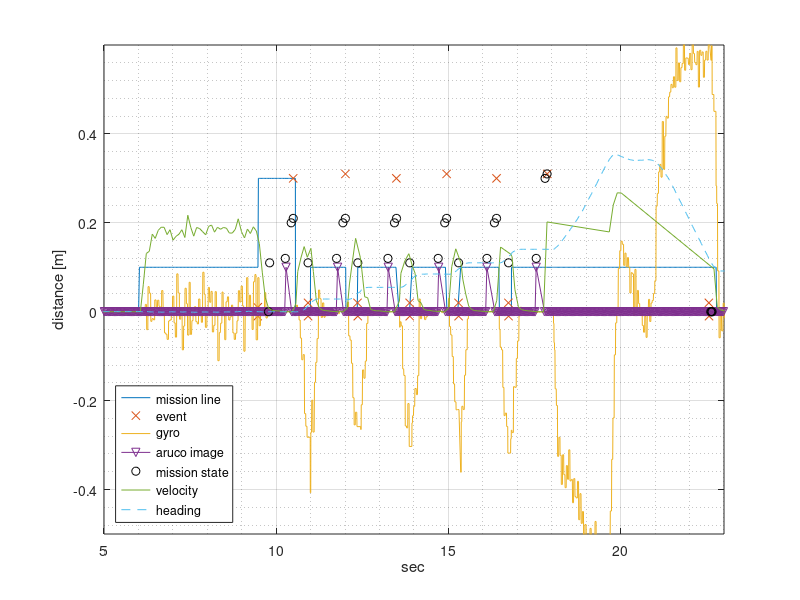
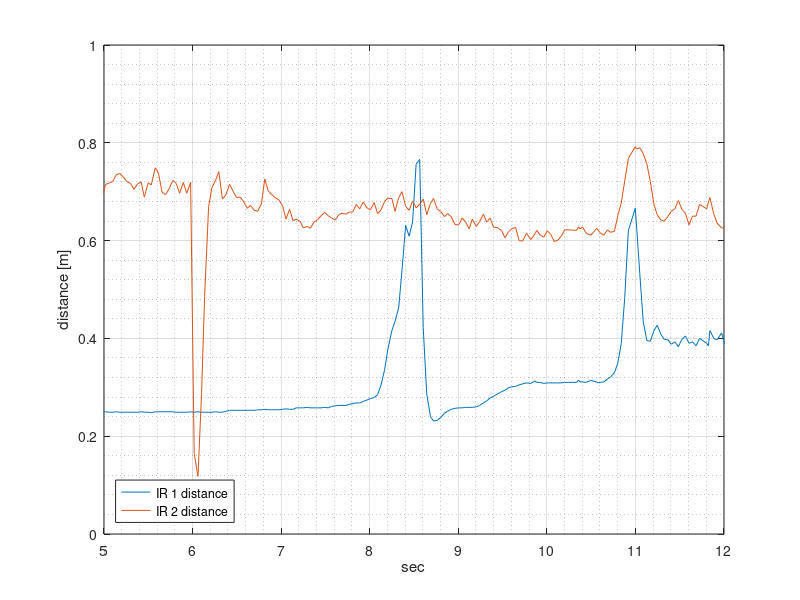
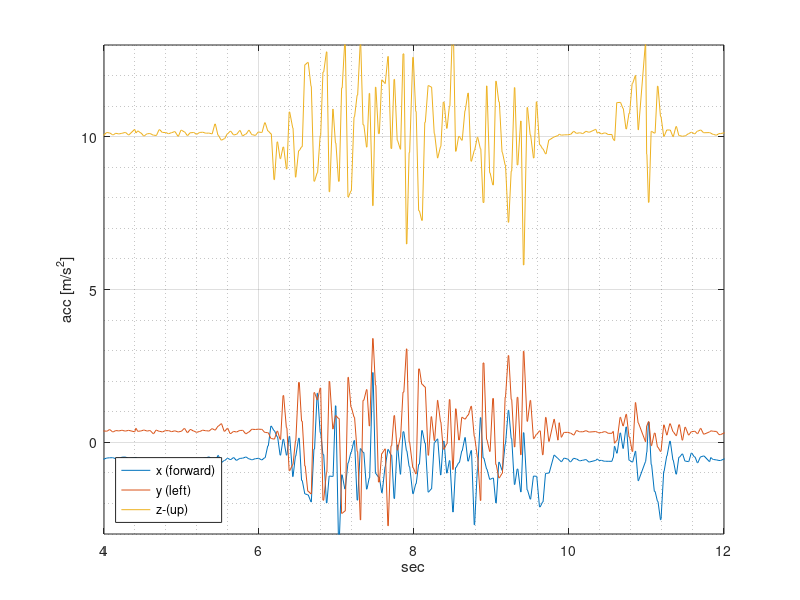
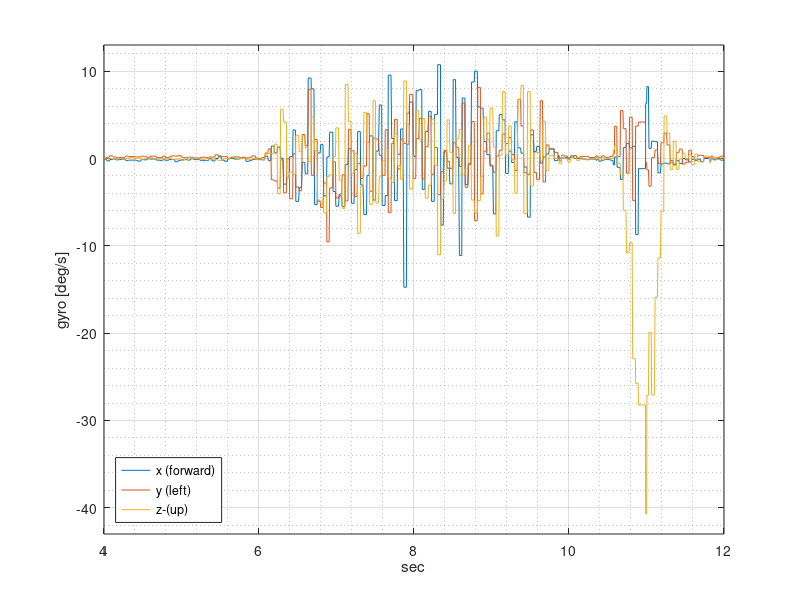

These charts were generated, in order, by the following MATLAB code:
% robot odo path
close all
clear
%
%% new format window (4xADC)
ir = load('log_irdist_20200105_133333.297.txt'); % 
% robobot mission IR distance log
% 1 Timestamp in seconds
% 2 IR 1 distance [meter]
% 3 IR 2 distance [meter]
% 4 IR 1 raw [AD value]
% 5 IR 2 raw [AD value]
odo = load('log_odometry_20200105_133333.297.txt'); % 
% robobot mission pose logfile
% 1 Timestamp in seconds
% 2 x (forward)
% 3 y (left)
% 4 h (heading in radians)
event = load('log_event_20200105_133333.297.txt'); % 
% robobot IR distance log
% 1 Timestamp in seconds
% 2 event set (-1=not set)
% 3 event cleared (-1=not cleared)
hbt = load('log_hbt_mission_20200105_133333.296.txt'); % 
% 1 Timestamp in seconds
% 2 REGBOT time
% 3 bridge load [%]
% 4 battery voltage
% 5 mission running
% 6 Mission line number
% 7 Thread
% 8 REGBOT load [%]
accgyro = load('log_accgyro_20200105_133333.297.txt');
% robobot mission Accelerometer and gyro log
% 1 Timestamp in seconds
% 2-4 accelerometer x,y,z [m/s^2]
% 5-7 gyro x,y,z [deg/s]
aruco = load('log_ArUco_20200105_133333.298.txt');
% Mission ArUco log started at 2020-01-05 09:10:49.375
% 1   Time [sec]
% 3   image number
% 4   ArUco ID
% 5-7 Position (x,y,z) [m] (robot coordinates)
% 8   Distance to marker [m]
% 9   Marker angle [radians] - assumed vertical marker.
% 10  Marker is vertical (on a wall)
% 11  Processing time [sec].
joy = load('log_joy_20200105_133333.297.txt');
% robobot mission joystick (gamepad) log
% 1 Timestamp in seconds
% 2-9 Axis position
% 10-20 buttons pressed
motor = load('log_motor_20200105_133333.297.txt');
% 1 Timestamp in seconds
% 2,3 Velocity (m/s) left and right,
% 4,5 Motor current (Amps) left and right,
image = load('log_image_20200105_133333.298.txt');
% 1 Time [sec]
% 2 Regbot time [sec]
% 3 image number
% 4 save image
% 5 do ArUco analysis
mission = load('log_mission_20200105_133333.298.txt');
% 1  Time [sec]
% 2  mission number.
% 3  mission state.

%%
 h = figure(200)
 hold off
 plot(hbt(:,1) - ir(1,1), hbt(:,6)/10);
 hold on
 plot(event(:,1) - ir(1,1), event(:,2)/100,'x');
 %plot(accgyro(:,1) - ir(1,1), accgyro(:,2)/10);
 plot(accgyro(:,1) - ir(1,1), accgyro(:,7)/100);
 plot(image(:,1) - ir(1,1), image(:,5)/10,'-v');
 plot(mission(:,1) - ir(1,1), mission(:,3)/100,'ok');
 plot(motor(:,1) - ir(1,1), (motor(:,2) + motor(:,3))/2);
 plot(odo(:,1) - ir(1,1), odo(:,4)/pi/2,'--');
 grid on
 grid MINOR
 axis([5,23,-0.5,0.6])
 legend('mission line', 'event', 'gyro', 'aruco image','mission state','velocity','heading','location','southwest')
 xlabel('sec')
 ylabel('distance [m]')
 saveas(h, 'aruco-mission.png')
 
 %% IR values for documentation
 h = figure(300)
 hold off
 plot(ir(:,1) - ir(1,1), ir(:,2));
 hold on
 plot(ir(:,1) - ir(1,1), ir(:,3));
 grid on
 grid MINOR
 axis([5,12,0,1])
 legend('IR 1 distance', 'IR 2 distance','location','southwest')
 xlabel('sec')
 ylabel('distance [m]')
 saveas(h, 'ir1-ir2.png')
 %% IMU (ACC) values for documentation
 h = figure(400)
 hold off
 plot(accgyro(:,1) - ir(1,1), accgyro(:,2));
 hold on
 plot(accgyro(:,1) - ir(1,1), accgyro(:,3));
 plot(accgyro(:,1) - ir(1,1), accgyro(:,4));
 grid on
 grid MINOR
 axis([4,12,-3,13])
 legend('x (forward)', 'y (left)', 'z-(up)','location','southwest')
 xlabel('sec')
 ylabel('acc [m/s^2]')
 saveas(h, 'acc.png')
%% IMU (GYRO) values for documentation
 h = figure(402)
 hold off
 plot(accgyro(:,1) - ir(1,1), accgyro(:,5));
 hold on
 plot(accgyro(:,1) - ir(1,1), accgyro(:,6));
 plot(accgyro(:,1) - ir(1,1), accgyro(:,7));
 grid on
 grid MINOR
 axis([4,12,-43,13])
 legend('x (forward)', 'y (left)', 'z-(up)','location','southwest')
 xlabel('sec')
 ylabel('gyro [deg/s]')
 saveas(h, 'gyro.png')
%% Pose values for documentation
 h = figure(500)
 hold off
 plot(odo(:,1) - ir(1,1), odo(:,2));
 hold on
 plot(odo(:,1) - ir(1,1), odo(:,3));
 plot(odo(:,1) - ir(1,1), odo(:,4));
 grid on
 grid MINOR
 axis([4,23,-0.2,2.4])
 legend('x (forward) [m]', 'y (left) [m]', 'heading (radians)','location','northwest')
 xlabel('sec')
 ylabel('distance [m] or radians')
 saveas(h, 'odo-time.png')
%% Pose X-Y plot values for documentation
 h = figure(502)
 hold off
 plot(odo(:,2), odo(:,3));
 hold on
 %plot(odo(:,1) - ir(1,1), odo(:,3));
 grid on
 grid MINOR
 axis equal
 axis([-0.1,1,-0.1,1])
 %legend('x (forward)', 'y (left)', 'h-()','location','northwest')
 xlabel('x-distance [m]')
 ylabel('y-distance [m]')
 saveas(h, 'odo-xy.png')
 %% Joy buttons for documentation
 h = figure(600)
 hold off
 plot([0,joy(1,1)-ir(1,1), joy(1,1)-ir(1,1), joy(2,1)-ir(1,1), joy(2,1)-ir(1,1), 25],[0,0,1,1,0,0])
 %plot(joy(:,1) - ir(1,1), joy(:,9));
 grid on
 %grid MINOR
 axis([0,12,-0.2,1.1])
 %legend('x (forward) [m]', 'y (left) [m]', 'heading (radians)','location','northwest')
 xlabel('sec')
 ylabel('Green button pressed')
 saveas(h, 'joy-green.png')
%% Motor values for documentation
 h = figure(700)
 hold off
 plot(motor(:,1) - ir(1,1), motor(:,2));
 hold on
 plot(motor(:,1) - ir(1,1), motor(:,3));
 %plot(odo(:,1) - ir(1,1), odo(:,4));
 grid on
 grid MINOR
 axis([4,13,-0.02,0.25])
 legend('Left wheel [m/s]', 'Right wheel [m/s]', 'location','northwest')
 xlabel('sec')
 ylabel('Velocity [m/s]')
 saveas(h, 'motor-velocity.png')
%% Motor values for documentation
 h = figure(702)
 hold off
 plot(motor(:,1) - ir(1,1), motor(:,4));
 hold on
 plot(motor(:,1) - ir(1,1), motor(:,5));
 %plot(odo(:,1) - ir(1,1), odo(:,4));
 grid on
 grid MINOR
 axis([0,13,-0.65,0.15])
 legend('Left motor [A]', 'Right motor [A]', 'location','southwest')
 xlabel('sec')
 ylabel('Motor current [Amps]')
 saveas(h, 'motor-current.png')
%% mission lines values for documentation
 h = figure(802)
 hold off
 plot(hbt(:,1) - ir(1,1), hbt(:,7));
 hold on
 plot(hbt(:,1) - ir(1,1), hbt(:,6)*10);
 %plot(odo(:,1) - ir(1,1), odo(:,4));
 grid on
 grid MINOR
 axis([0,30,-2,105])
 legend('Thread number', 'Line number (x10)', 'location','east')
 xlabel('sec')
 ylabel('State')
 saveas(h, 'mission-seq.png')
%% event plot
 h = figure(900)
 hold off
 plot(event(:,1) - ir(1,1), event(:,2),'x','linewidth',3);
 hold on
 plot(event(:,1) - ir(1,1), event(:,3),'o','linewidth',1);
 grid on
 grid MINOR
 legend('Event set', 'Event cleared', 'location','east')
 xlabel('sec')
 ylabel('Event number')
 axis([3,16,0,34])
 saveas(h, 'event.png')
%% mission state plot
n = size(mission,1)
mis = zeros(n*2,3);
mis(1,1) = mission(1,1) - ir(1,1);
mis(1,2) = 1;
mis(1,3) = 0;
mis(2,1) = mission(1,1) - ir(1,1);
mis(2,2) = mission(1,2);
mis(2,3) = mission(1,3);
for m= 2:n
    j = m*2 - 1;
    mis(j,1) = mission(m,1) - ir(1,1);
    mis(j,2) = mission(m-1,2);
    mis(j,3) = mission(m-1,3);
    mis(j+1,1) = mission(m,1) - ir(1,1);
    mis(j+1,2) = mission(m,2);
    mis(j+1,3) = mission(m,3);
end
mis

 h = figure(1100)
 hold off
 plot(mis(:,1), mis(:,3),'-','linewidth',1);
 hold on
 plot(mission(:,1) - ir(1,1), mission(:,2),'linewidth',2);
 grid on
 grid MINOR
 legend('mission state', 'mission', 'location','east')
 xlabel('sec')
 ylabel('state and mission number')
 axis([3.7,23,-0.5,34])
 saveas(h, 'mission-state.png')
%% event plot
 h = figure(1300)
 hold off
 plot(image(:,1) - ir(1,1), image(:,5),':x','linewidth',1);
 hold on
 %plot(event(:,1) - ir(1,1), event(:,3),'o','linewidth',1);
 grid on
 grid MINOR
 legend('Image', 'location','east')
 xlabel('sec')
 ylabel('Used')
 axis([10,12,-0.1,1.1])
 saveas(h, 'image-used.png')
